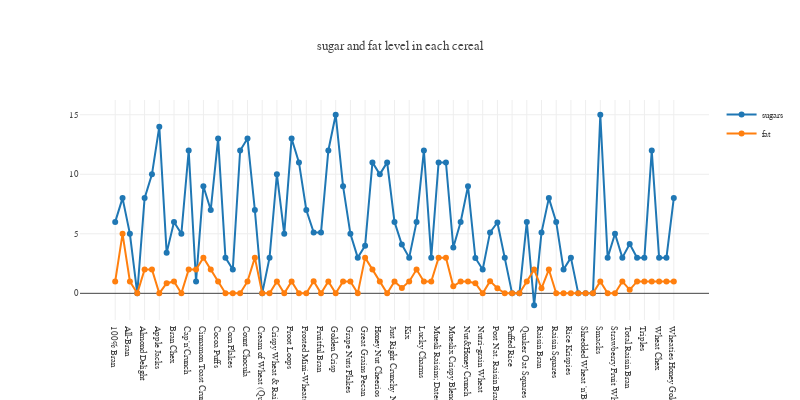

The code cell stored with this chart in its notebook:
### Code cell
from plotly.plotly import iplot
from  plotly.offline import plot
import plotly.offline as py 
py.init_notebook_mode(connected=True) # this code, allow us to work with offline plotly version
import plotly.graph_objs as go # it's like "plt" of matplot
import plotly.tools as tls # It's useful to we get some tools of plotly
import warnings # This library will be used to ignore some warnings

sugar = cereal_df.groupby('name')['sugars'].sum().to_frame().reset_index()
salt = cereal_df.groupby('name')['sodium'].sum().to_frame().reset_index()
fat = cereal_df.groupby('name')['fat'].sum().to_frame().reset_index()

#colors = None

trace0 = go.Scatter(x = sugar['name'], y = sugar['sugars'],
               mode = 'lines+markers',
               name = 'sugars')

trace1 = go.Scatter(x=fat['name'], y=fat['fat'],
               mode = 'lines+markers',
               name = 'fat')

#trace2 = go.Scatter(x=salt['name'], y=salt['sodium'],
              # mode = 'lines+markers',
              # name = 'sodium')


layout = dict(title= 'sugar and fat level in each cereal', 
                  font=dict(family='Courier New, monospace', size=9),
                  height=400, width=800)

fig = dict(data=[trace0, trace1], layout = layout)
py.iplot(fig)
#plotly.offline.iplot(fig)

### Figure 1 — Plotly figure (JSON) as saved in the notebook; plotly's stock layout.template omitted (floating-point values rounded to 4 significant figures)
{"data": [{"mode": "lines+markers", "name": "sugars", "type": "scatter", "uid": "69323ffa-579e-4c82-8324-65dd08f12e48", "x": ["100% Bran", "100% Natural Bran", "All-Bran", "All-Bran with Extra Fiber", "Almond Delight", "Apple Cinnamon Cheerios", "Apple Jacks", "Basic 4", "Bran Chex", "Bran Flakes", "Cap'n'Crunch", "Cheerios", "Cinnamon Toast Crunch", "Clusters", "Cocoa Puffs", "Corn Chex", "Corn Flakes", "Corn Pops", "Count Chocula", "Cracklin' Oat Bran", "Cream of Wheat (Quick)", "Crispix", "Crispy Wheat & Raisins", "Double Chex", "Froot Loops", "Frosted Flakes", "Frosted Mini-Wheats", "Fruit & Fibre Dates; Walnuts; and Oats", "Fruitful Bran", "Fruity Pebbles", "Golden Crisp", "Golden Grahams", "Grape Nuts Flakes", "Grape-Nuts", "Great Grains Pecan", "Honey Graham Ohs", "Honey Nut Cheerios", "Honey-comb", "Just Right Crunchy  Nuggets", "Just Right Fruit & Nut", "Kix", "Life", "Lucky Charms", "Maypo", "Muesli Raisins; Dates; & Almonds", "Muesli Raisins; Peaches; & Pecans", "Mueslix Crispy Blend", "Multi-Grain Cheerios", "Nut&Honey Crunch", "Nutri-Grain Almond-Raisin", "Nutri-grain Wheat", "Oatmeal Raisin Crisp", "Post Nat. Raisin Bran", "Product 19", "Puffed Rice", "Puffed Wheat", "Quaker Oat Squares", "Quaker Oatmeal", "Raisin Bran", "Raisin Nut Bran", "Raisin Squares", "Rice Chex", "Rice Krispies", "Shredded Wheat", "Shredded Wheat 'n'Bran", "Shredded Wheat spoon size", "Smacks", "Special K", "Strawberry Fruit Wheats", "Total Corn Flakes", "Total Raisin Bran", "Total Whole Grain", "Triples", "Trix", "Wheat Chex", "Wheaties", "Wheaties Honey Gold"], "y": [6, 8, 5, 0, 8, 10, 14, 3.4, 6, 5, 12, 1, 9, 7, 13, 3, 2, 12, 13, 7, 0, 3, 10, 5, 13, 11, 7, 5.12, 5.101, 12, 15, 9, 5, 3, 4, 11, 10, 11, 6, 4.096, 3, 6, 12, 3, 11, 11, 3.852, 6, 9, 2.975, 2, 5.12, 5.951, 3, 0, 0, 6, -1, 5.101, 8, 6, 2, 3, 0, 0, 0, 15, 3, 5, 3, 4.148, 3, 3, 12, 3, 3, 8]}, {"mode": "lines+markers", "name": "fat", "type": "scatter", "uid": "d2262042-e922-4fb7-b19d-668aa014e32a", "x": ["100% Bran", "100% Natural Bran", "All-Bran", "All-Bran with Extra Fiber", "Almond Delight", "Apple Cinnamon Cheerios", "Apple Jacks", "Basic 4", "Bran Chex", "Bran Flakes", "Cap'n'Crunch", "Cheerios", "Cinnamon Toast Crunch", "Clusters", "Cocoa Puffs", "Corn Chex", "Corn Flakes", "Corn Pops", "Count Chocula", "Cracklin' Oat Bran", "Cream of Wheat (Quick)", "Crispix", "Crispy Wheat & Raisins", "Double Chex", "Froot Loops", "Frosted Flakes", "Frosted Mini-Wheats", "Fruit & Fibre Dates; Walnuts; and Oats", "Fruitful Bran", "Fruity Pebbles", "Golden Crisp", "Golden Grahams", "Grape Nuts Flakes", "Grape-Nuts", "Great Grains Pecan", "Honey Graham Ohs", "Honey Nut Cheerios", "Honey-comb", "Just Right Crunchy  Nuggets", "Just Right Fruit & Nut", "Kix", "Life", "Lucky Charms", "Maypo", "Muesli Raisins; Dates; & Almonds", "Muesli Raisins; Peaches; & Pecans", "Mueslix Crispy Blend", "Multi-Grain Cheerios", "Nut&Honey Crunch", "Nutri-Grain Almond-Raisin", "Nutri-grain Wheat", "Oatmeal Raisin Crisp", "Post Nat. Raisin Bran", "Product 19", "Puffed Rice", "Puffed Wheat", "Quaker Oat Squares", "Quaker Oatmeal", "Raisin Bran", "Raisin Nut Bran", "Raisin Squares", "Rice Chex", "Rice Krispies", "Shredded Wheat", "Shredded Wheat 'n'Bran", "Shredded Wheat spoon size", "Smacks", "Special K", "Strawberry Fruit Wheats", "Total Corn Flakes", "Total Raisin Bran", "Total Whole Grain", "Triples", "Trix", "Wheat Chex", "Wheaties", "Wheaties Honey Gold"], "y": [1, 5, 1, 0, 2, 2, 0, 0.8501, 1, 0, 2, 2, 3, 2, 1, 0, 0, 0, 1, 3, 0, 0, 1, 0, 1, 0, 0, 1.024, 0, 1, 0, 1, 1, 0, 3, 2, 1, 0, 1, 0.4552, 1, 2, 1, 1, 3, 3, 0.5926, 1, 1, 0.8501, 0, 1.024, 0.4251, 0, 0, 0, 1, 2, 0.4251, 2, 0, 0, 0, 0, 0, 0, 1, 0, 0, 1, 0.2963, 1, 1, 1, 1, 1, 1]}], "layout": {"font": {"family": "Courier New, monospace", "size": 9}, "height": 400, "title": "sugar and fat level in each cereal", "width": 800}}
